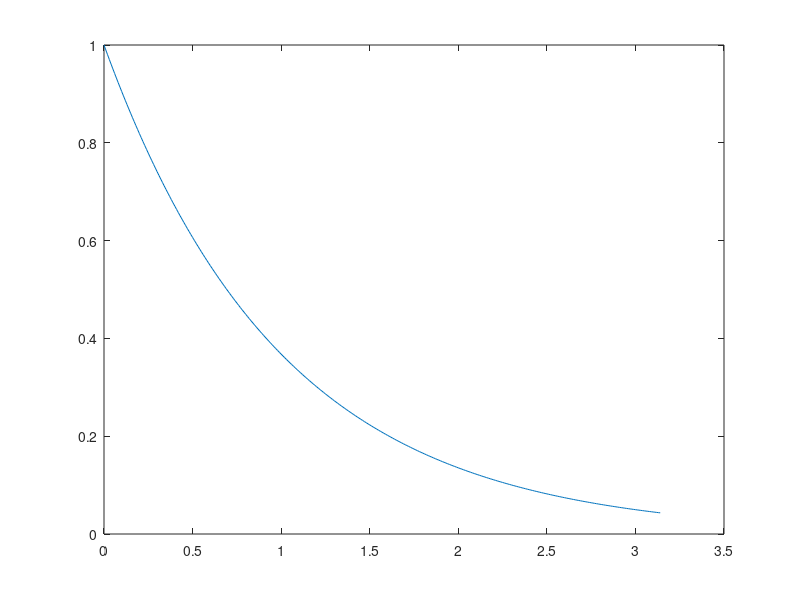
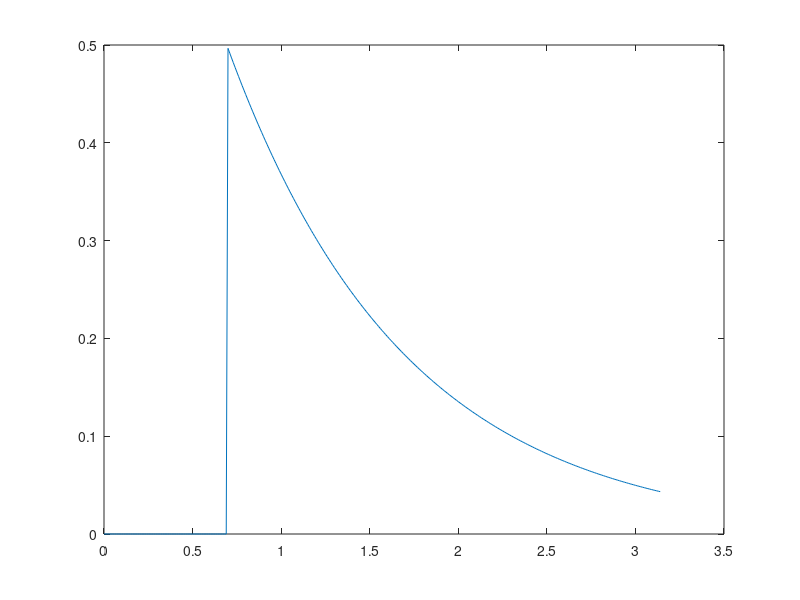

MATLAB code for these plots, in order:
%% Opdracht 3
% Hieronder staat code waarmee je een grafiek van een inverse logaritmische 
% functie tekent. Maak een nieuw figuur aan. Maak alle waarden in 'signaal'
% die groter dan 0.5 gelijk aan nul. 
% Ken die aangepaste vector toe aan een variabele 'data'. 
% Plot 'data' met de bijbehorende tijdstippen in het nieuwe figure. 
%
% Je mag geen gebruik maken van een loop (for/while). Tip: gebruik
% relationele operatoren.

close all
t = 0:0.01:pi;
signaal = 1./exp(t);
plot(t,signaal)

signaal(signaal > 0.5) = 0;
data = signaal;
figure
plot(t,data)
